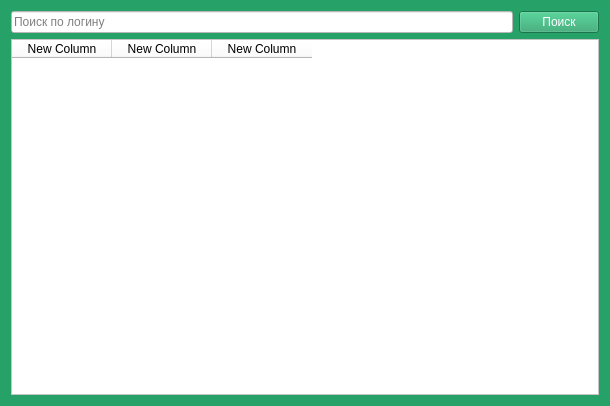
<?xml version="1.0" encoding="UTF-8"?>
<ui version="4.0">
 <class>Form</class>
 <widget class="QWidget" name="Form">
  <property name="geometry">
   <rect>
    <x>0</x>
    <y>0</y>
    <width>610</width>
    <height>406</height>
   </rect>
  </property>
  <property name="minimumSize">
   <size>
    <width>610</width>
    <height>406</height>
   </size>
  </property>
  <property name="maximumSize">
   <size>
    <width>921</width>
    <height>652</height>
   </size>
  </property>
  <property name="windowTitle">
   <string>История входа</string>
  </property>
  <property name="styleSheet">
   <string notr="true">color: rgb(255, 255, 255);
background-color: rgb(38, 162, 105);</string>
  </property>
  <layout class="QVBoxLayout" name="verticalLayout">
   <item>
    <layout class="QHBoxLayout" name="horizontalLayout">
     <item>
      <widget class="QLineEdit" name="filter_edit">
       <property name="styleSheet">
        <string notr="true">background-color: rgb(255, 255, 255);
color: rgb(0, 0, 0);</string>
       </property>
       <property name="placeholderText">
        <string>Поиск по логину</string>
       </property>
      </widget>
     </item>
     <item>
      <widget class="QPushButton" name="filter_button">
       <property name="text">
        <string>Поиск</string>
       </property>
      </widget>
     </item>
    </layout>
   </item>
   <item>
    <widget class="QTableWidget" name="history_table">
     <property name="styleSheet">
      <string notr="true">background-color: rgb(255, 255, 255);
color: rgb(0, 0, 0);</string>
     </property>
     <column>
      <property name="text">
       <string>New Column</string>
      </property>
     </column>
     <column>
      <property name="text">
       <string>New Column</string>
      </property>
     </column>
     <column>
      <property name="text">
       <string>New Column</string>
      </property>
     </column>
    </widget>
   </item>
  </layout>
 </widget>
 <resources/>
 <connections/>
</ui>
